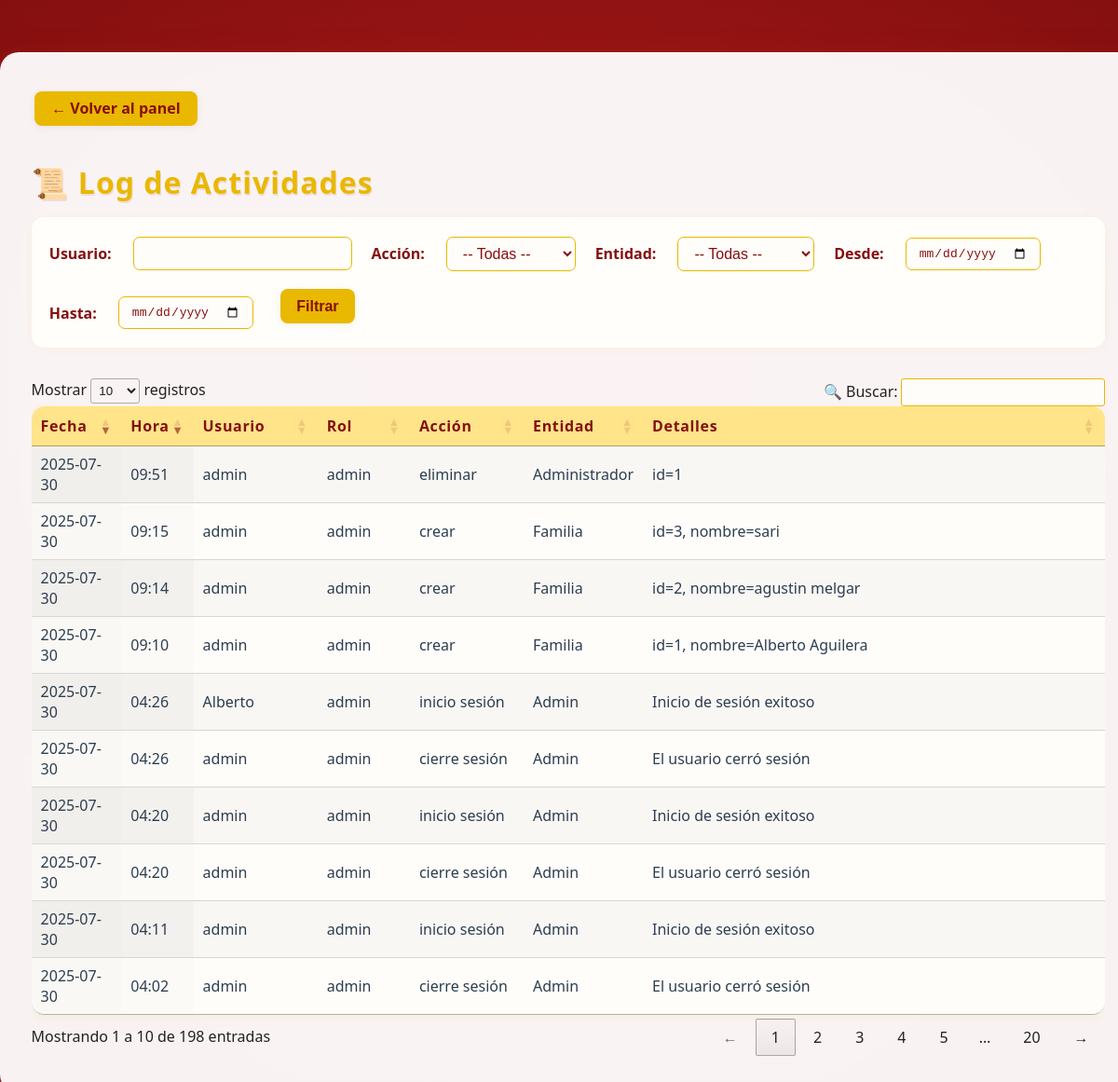
Before: /admin/log (signed in) with the older database file.
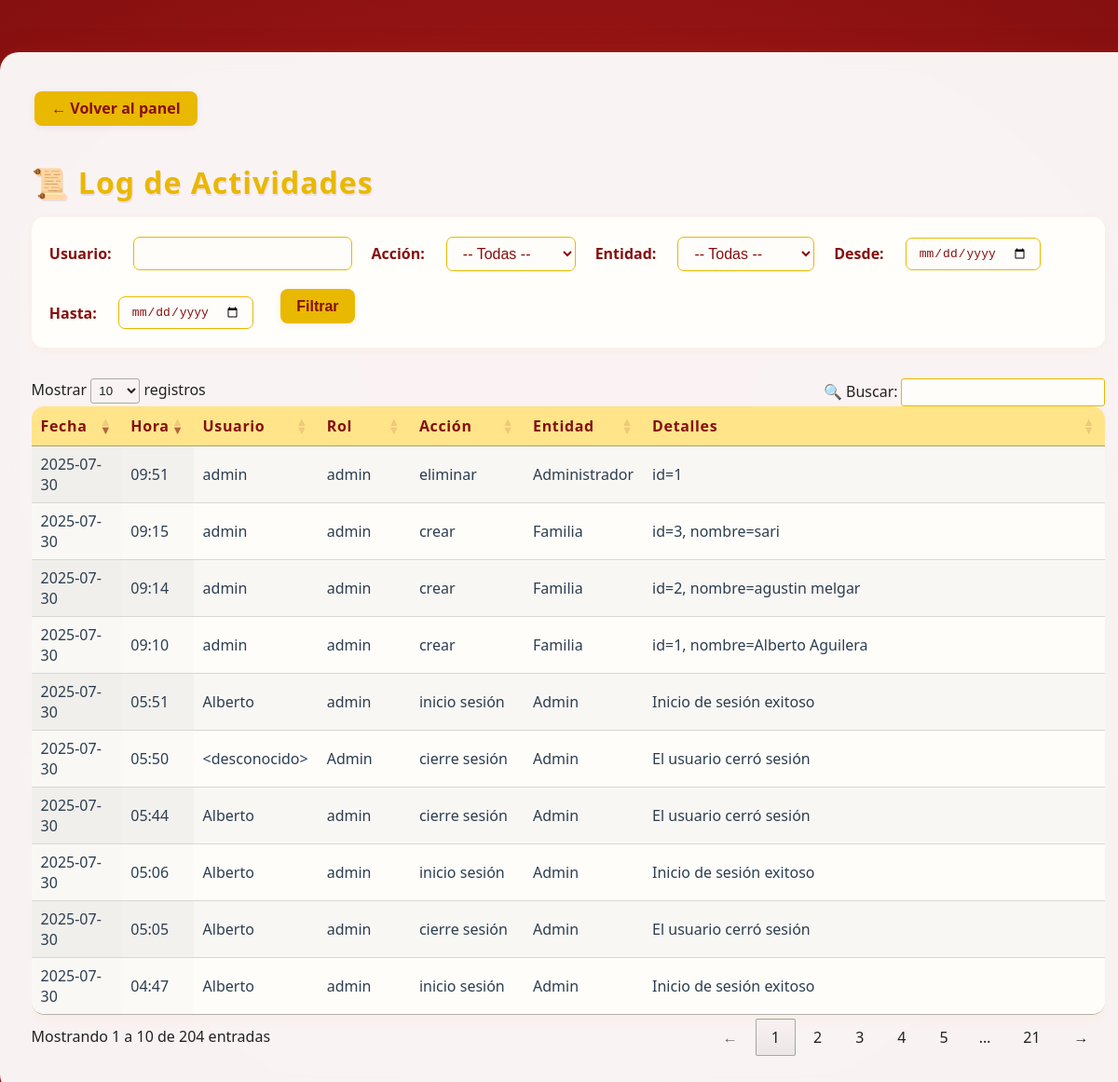
After: the same page with the newer database file.
### app/models.py (models this page shows, shortened)
class LogEntry(db.Model):
    __tablename__ = 'log_entries'
    id = db.Column(db.Integer, primary_key=True)
    timestamp = db.Column(
        db.DateTime,
        default=lambda: datetime.now(pytz.timezone('America/Merida')).replace(tzinfo=None),
        nullable=False
    )
    user = db.Column(db.String(64), nullable=False)
    role = db.Column(db.String(32), nullable=False)
    action = db.Column(db.String(32), nullable=False)   # e.g. 'crear', 'editar', 'eliminar', 'login'
    entity = db.Column(db.String(32), nullable=False)   # e.g. 'Familia', 'EventoQR', 'Admin'
    details = db.Column(db.Text, nullable=True)         # Descripción detallada

### app/routes.py (the view)
@app.route("/admin/log")
@login_requerido_admin
def log():
    usuario     = request.args.get("usuario", "")
    accion      = request.args.get("accion", "")
    entidad     = request.args.get("entidad", "")
    fecha_desde = request.args.get("desde", "")
    fecha_hasta = request.args.get("hasta", "")
    q = LogEntry.query
    if usuario:
        q = q.filter(LogEntry.user.ilike(f"%{usuario}%"))
    if accion:
        q = q.filter(LogEntry.action == accion)
    if entidad:
        q = q.filter(LogEntry.entity == entidad)
    if fecha_desde:
        dt = datetime.strptime(fecha_desde, "%Y-%m-%d")
        q = q.filter(LogEntry.timestamp >= dt)
    if fecha_hasta:
        dt = datetime.strptime(fecha_hasta, "%Y-%m-%d") + timedelta(hours=23, minutes=59, seconds=59)
        q = q.filter(LogEntry.timestamp <= dt)
    entries = q.order_by(LogEntry.timestamp.desc()).all()
    local_tz = pytz.timezone("America/Mexico_City")
    for e in entries:
        e.local_ts = e.timestamp.replace(tzinfo=pytz.utc).astimezone(local_tz)
    return render_template("log.html", entries=entries)

### app/__init__.py (called while the page is built)
@app.before_request
def mantener_sesion_activa():
    session.permanent = True

@app.template_filter('localtime')
def localtime_filter(utc_dt):
    if utc_dt is None:
        return ''
    local_tz = pytz.timezone('America/Mexico_City')
    if utc_dt.tzinfo is None:
        utc_dt = pytz.utc.localize(utc_dt)
    return utc_dt.astimezone(local_tz).strftime('%Y-%m-%d %H:%M')

### app/routes.py (called while the page is built, shortened)
def login_requerido_admin(f):
    @wraps(f)
    def decorada(*args, **kwargs):
        if "admin_id" not in session:
            return redirect(url_for("login"))
        return f(*args, **kwargs)
    return decorada

@app.before_request
def refrescar_timeout():
    if "admin_id" in session:
        now = datetime.utcnow()
        last = session.get("last_activity", now)
        if hasattr(last, "tzinfo") and last.tzinfo is not None:
            last = last.astimezone(timezone.utc).replace(tzinfo=None)
        session["last_activity"] = now

### app/templates/log.html (shortened to what this page needs)
<!DOCTYPE html>
<html lang="es">
<head>
    <link rel="stylesheet" href="{{ url_for('static', filename='css/admin.css') }}">
    <link rel="stylesheet" href="https://cdn.datatables.net/1.13.6/css/jquery.dataTables.min.css">
</head>
<body>
    <div class="admin-contenedor">
        <a href="{{ url_for('panel_admin') }}" class="btn-primary" style="margin-bottom:1.1em; display:inline-block;">← Volver al panel</a>
        <h1 style="margin-bottom:0.5em;">📜 Log de Actividades</h1>
        <form method="GET" class="log-filter-form">
            <div class="log-filter-row">
                <label>Usuario:</label>
                <input type="text" name="usuario" value="{{ request.args.get('usuario','') }}">
                <label>Acción:</label>
                <select name="accion">
                    <option value="">-- Todas --</option>
                </select>
                <label>Entidad:</label>
                <select name="entidad">
                    <option value="">-- Todas --</option>
                </select>
                <label>Desde:</label>
                <input type="date" name="desde" value="{{ request.args.get('desde','') }}">
                <label>Hasta:</label>
                <input type="date" name="hasta" value="{{ request.args.get('hasta','') }}">
                <button type="submit" class="btn btn-primary">Filtrar</button>
            </div>
        </form>
        <div class="table-responsive">
            <table id="tabla-log" class="display stripe" style="width:100%;">
                <thead>
                    <tr>
                        <th>Fecha</th>
                        <th>Hora</th>
                        <th>Usuario</th>
                        <th>Rol</th>
                        <th>Acción</th>
                        <th>Entidad</th>
                        <th>Detalles</th>
                    </tr>
                </thead>
                <tbody>
                    {% for entry in entries %}
                        {% set local = entry.timestamp|localtime %}
                        <tr>
                            <td>{{ local[:10] }}</td>
                            <td>{{ local[11:] }}</td>
                            <td>{{ entry.user }}</td>
                            <td>{{ entry.role }}</td>
                            <td>{{ entry.action }}</td>
                            <td>{{ entry.entity }}</td>
                            <td>{{ entry.details }}</td>
                        </tr>
                    {% endfor %}
                </tbody>
            </table>
        </div>
    </div>
</body>
</html>

Changed rows visible on the page:
no longer on this page (row unchanged): LogEntry: timestamp "2025-07-30", local "04:26", user "Alberto", role "admin", action "inicio sesión", entity "Admin", details "Inicio de sesión exitoso"
no longer on this page (row unchanged): LogEntry: timestamp "2025-07-30", local "04:26", user "admin", role "admin", action "cierre sesión", entity "Admin", details "El usuario cerró sesión"
no longer on this page (row unchanged): LogEntry: timestamp "2025-07-30", local "04:20", user "admin", role "admin", action "inicio sesión", entity "Admin", details "Inicio de sesión exitoso"
no longer on this page (row unchanged): LogEntry: timestamp "2025-07-30", local "04:20", user "admin", role "admin", action "cierre sesión", entity "Admin", details "El usuario cerró sesión"
no longer on this page (row unchanged): LogEntry: timestamp "2025-07-30", local "04:11", user "admin", role "admin", action "inicio sesión", entity "Admin", details "Inicio de sesión exitoso"
no longer on this page (row unchanged): LogEntry: timestamp "2025-07-30", local "04:02", user "admin", role "admin", action "cierre sesión", entity "Admin", details "El usuario cerró sesión"
added LogEntry: timestamp "2025-07-30", local "05:51", user "Alberto", role "admin", action "inicio sesión", entity "Admin", details "Inicio de sesión exitoso"
added LogEntry: timestamp "2025-07-30", local "05:50", user "<desconocido>", role "Admin", action "cierre sesión", entity "Admin", details "El usuario cerró sesión"
added LogEntry: timestamp "2025-07-30", local "05:44", user "Alberto", role "admin", action "cierre sesión", entity "Admin", details "El usuario cerró sesión"
added LogEntry: timestamp "2025-07-30", local "05:06", user "Alberto", role "admin", action "inicio sesión", entity "Admin", details "Inicio de sesión exitoso"
added LogEntry: timestamp "2025-07-30", local "05:05", user "Alberto", role "admin", action "cierre sesión", entity "Admin", details "El usuario cerró sesión"
added LogEntry: timestamp "2025-07-30", local "04:47", user "Alberto", role "admin", action "inicio sesión", entity "Admin", details "Inicio de sesión exitoso"
Other visible differences:
text written by a page script: "Mostrar registros 🔍 Buscar: Mostrando 1 a 10 de 198 entradas ← 1 2 3 4 5 … 20 →" → "Mostrar registros 🔍 Buscar: Mostrando 1 a 10 de 204 entradas ← 1 2 3 4 5 … 21 →"
